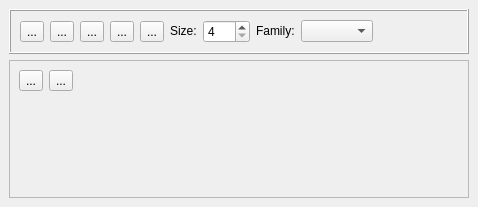
<ui version="4.0" >
 <class>TextPaletteBase</class>
 <widget class="QWidget" name="TextPaletteBase" >
  <property name="geometry" >
   <rect>
    <x>0</x>
    <y>0</y>
    <width>478</width>
    <height>207</height>
   </rect>
  </property>
  <property name="windowTitle" >
   <string>MuseScore: Special Text Symbols</string>
  </property>
  <layout class="QVBoxLayout" >
   <property name="margin" >
    <number>9</number>
   </property>
   <property name="spacing" >
    <number>6</number>
   </property>
   <item>
    <widget class="QFrame" name="frame" >
     <property name="sizePolicy" >
      <sizepolicy>
       <hsizetype>5</hsizetype>
       <vsizetype>4</vsizetype>
       <horstretch>0</horstretch>
       <verstretch>0</verstretch>
      </sizepolicy>
     </property>
     <property name="frameShape" >
      <enum>QFrame::Box</enum>
     </property>
     <property name="frameShadow" >
      <enum>QFrame::Raised</enum>
     </property>
     <layout class="QHBoxLayout" >
      <property name="margin" >
       <number>9</number>
      </property>
      <property name="spacing" >
       <number>6</number>
      </property>
      <item>
       <widget class="QToolButton" name="leftAlign" >
        <property name="text" >
         <string>...</string>
        </property>
        <property name="icon" >
         <iconset resource="mscore.qrc" >:/data/text_left.png</iconset>
        </property>
        <property name="checkable" >
         <bool>true</bool>
        </property>
       </widget>
      </item>
      <item>
       <widget class="QToolButton" name="centerAlign" >
        <property name="text" >
         <string>...</string>
        </property>
        <property name="icon" >
         <iconset resource="mscore.qrc" >:/data/text_center.png</iconset>
        </property>
        <property name="checkable" >
         <bool>true</bool>
        </property>
       </widget>
      </item>
      <item>
       <widget class="QToolButton" name="rightAlign" >
        <property name="text" >
         <string>...</string>
        </property>
        <property name="icon" >
         <iconset resource="mscore.qrc" >:/data/text_right.png</iconset>
        </property>
        <property name="checkable" >
         <bool>true</bool>
        </property>
       </widget>
      </item>
      <item>
       <widget class="QToolButton" name="typefaceBold" >
        <property name="text" >
         <string>...</string>
        </property>
        <property name="icon" >
         <iconset resource="mscore.qrc" >:/data/text_bold.png</iconset>
        </property>
        <property name="checkable" >
         <bool>true</bool>
        </property>
       </widget>
      </item>
      <item>
       <widget class="QToolButton" name="typefaceItalic" >
        <property name="text" >
         <string>...</string>
        </property>
        <property name="icon" >
         <iconset resource="mscore.qrc" >:/data/text_italic.png</iconset>
        </property>
        <property name="checkable" >
         <bool>true</bool>
        </property>
       </widget>
      </item>
      <item>
       <widget class="QLabel" name="label" >
        <property name="sizePolicy" >
         <sizepolicy>
          <hsizetype>4</hsizetype>
          <vsizetype>0</vsizetype>
          <horstretch>0</horstretch>
          <verstretch>0</verstretch>
         </sizepolicy>
        </property>
        <property name="text" >
         <string>Size:</string>
        </property>
       </widget>
      </item>
      <item>
       <widget class="QSpinBox" name="typefaceSize" >
        <property name="maximum" >
         <number>400</number>
        </property>
        <property name="minimum" >
         <number>4</number>
        </property>
       </widget>
      </item>
      <item>
       <widget class="QLabel" name="label_2" >
        <property name="sizePolicy" >
         <sizepolicy>
          <hsizetype>4</hsizetype>
          <vsizetype>0</vsizetype>
          <horstretch>0</horstretch>
          <verstretch>0</verstretch>
         </sizepolicy>
        </property>
        <property name="text" >
         <string>Family:</string>
        </property>
       </widget>
      </item>
      <item>
       <widget class="QComboBox" name="typefaceFamily" >
        <property name="sizePolicy" >
         <sizepolicy>
          <hsizetype>5</hsizetype>
          <vsizetype>0</vsizetype>
          <horstretch>0</horstretch>
          <verstretch>0</verstretch>
         </sizepolicy>
        </property>
       </widget>
      </item>
      <item>
       <spacer>
        <property name="orientation" >
         <enum>Qt::Horizontal</enum>
        </property>
        <property name="sizeHint" >
         <size>
          <width>40</width>
          <height>20</height>
         </size>
        </property>
       </spacer>
      </item>
     </layout>
    </widget>
   </item>
   <item>
    <widget class="QFrame" name="symbolBox" >
     <property name="frameShape" >
      <enum>QFrame::StyledPanel</enum>
     </property>
     <property name="frameShadow" >
      <enum>QFrame::Raised</enum>
     </property>
     <layout class="QGridLayout" >
      <property name="margin" >
       <number>9</number>
      </property>
      <property name="spacing" >
       <number>6</number>
      </property>
      <item row="1" column="0" >
       <spacer>
        <property name="orientation" >
         <enum>Qt::Vertical</enum>
        </property>
        <property name="sizeHint" >
         <size>
          <width>20</width>
          <height>40</height>
         </size>
        </property>
       </spacer>
      </item>
      <item row="0" column="2" >
       <spacer>
        <property name="orientation" >
         <enum>Qt::Horizontal</enum>
        </property>
        <property name="sizeHint" >
         <size>
          <width>40</width>
          <height>20</height>
         </size>
        </property>
       </spacer>
      </item>
      <item row="0" column="1" >
       <widget class="QToolButton" name="symFlat" >
        <property name="text" >
         <string>...</string>
        </property>
       </widget>
      </item>
      <item row="0" column="0" >
       <widget class="QToolButton" name="symSharp" >
        <property name="text" >
         <string>...</string>
        </property>
       </widget>
      </item>
     </layout>
    </widget>
   </item>
  </layout>
 </widget>
 <resources>
  <include location="mscore.qrc" />
 </resources>
 <connections/>
</ui>
